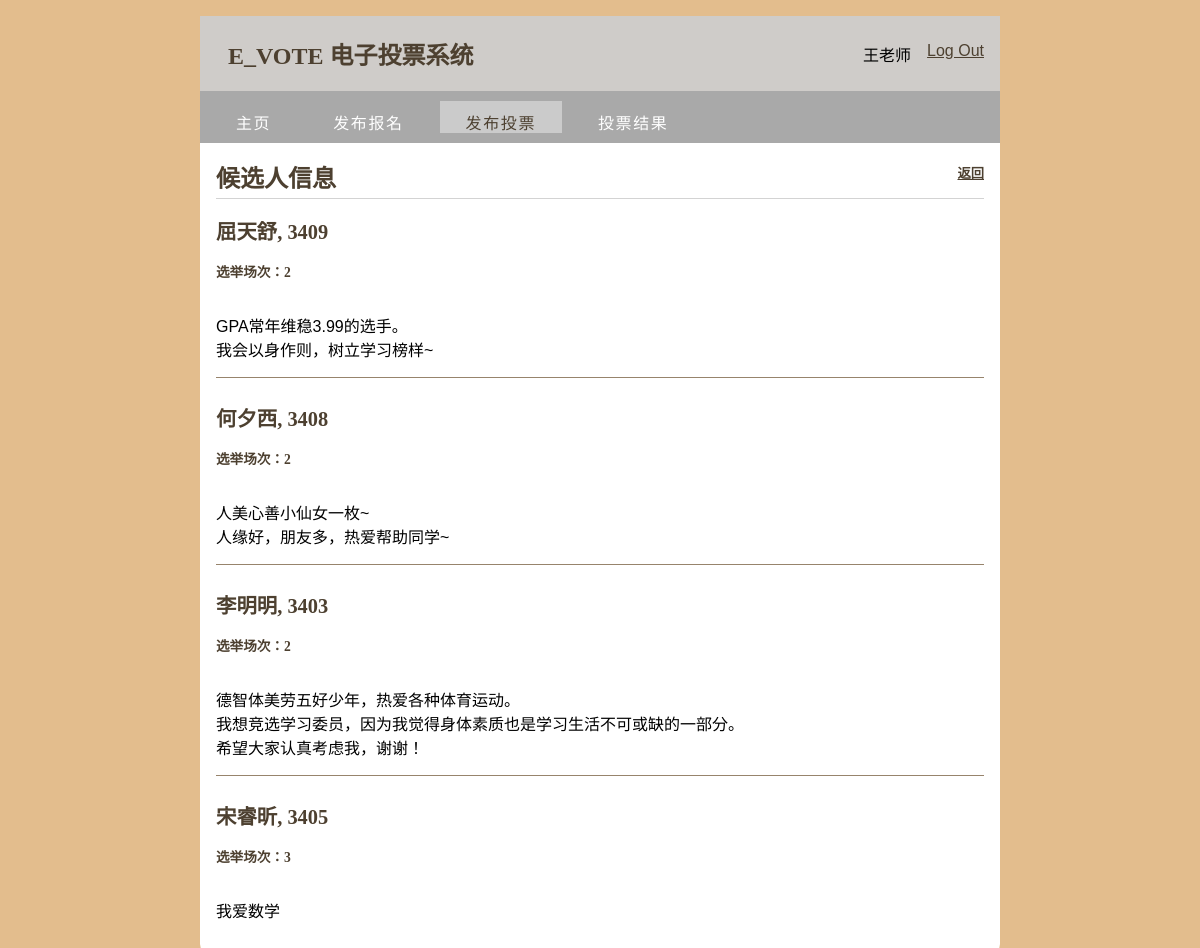
Page /admin/candidate (signed in) on the committed database.
### tables this page shows
CREATE TABLE admin(
  id INTEGER PRIMARY KEY AUTOINCREMENT,
  username TEXT UNIQUE NOT NULL,
  password TEXT NOT NULL,
  admin_id INTEGER UNIQUE NOT NULL,
  realname TEXT NOT NULL
);

CREATE TABLE candidate_list(
  id INTEGER PRIMARY KEY AUTOINCREMENT,
  election_number INTEGER NOT NULL,
  candidate_id INTEGER NOT NULL,
  candidate_name TEXT NOT NULL,
  discription TEXT,
  calcu_id INTEGER,
  FOREIGN KEY (election_number) REFERENCES election_info (info_id),
  FOREIGN KEY (candidate_id) REFERENCES user (user_id),
  FOREIGN KEY (candidate_name) REFERENCES user (realname)
);

### e_vote/admin.py (the view)
@bp.route('/candidate')
def candidate():
    db = get_db()
    posts = db.execute(
        'SELECT candidate_id, candidate_name, discription, election_number'
        ' FROM candidate_list'
    ).fetchall()
    return render_template('admin/candidate.html', posts=posts)

### e_vote/auth.py (called while the page is built)
@bp.before_app_request
def load_logged_in_user():
    user_id = session.get('user_id')
    admin_id = session.get('admin_id')
    if user_id is None:
        g.user = get_db().execute(
            'SELECT * FROM admin WHERE id = ?', (admin_id,)
        ).fetchone()
    elif admin_id is None:
        g.user = get_db().execute(
            'SELECT * FROM user WHERE id = ?', (user_id,)
        ).fetchone()
    else:
        g.user=None

### e_vote/db.py (called while the page is built)
def get_db():
    if 'db' not in g:
        g.db=sqlite3.connect(
            current_app.config['DATABASE'],
            detect_types=sqlite3.PARSE_DECLTYPES
        )
        g.db.row_factory=sqlite3.Row
    return g.db

### e_vote/templates/admin/candidate.html
{% extends 'base.html' %}
{% block menu %}
  <ul id="menu">
    <li><a href="{{ url_for('admin.admin_home') }}">主页</a></li>
    <li><a href="{{ url_for('admin.election_register') }}">发布报名</a></li>
    <li class="selected"><a href="{{ url_for('admin.push_vote') }}">发布投票</a></li>
    <li><a href="another_page.html">投票结果</a></li>
  </ul>
{% endblock %}
{% block header %}
  <h1>{% block title %}候选人信息{% endblock %}</h1>
  <h5><a href="{{ url_for('admin.push_vote') }}">返回</a></h5>
{% endblock %}
{% block content %}
  {% for candidate_list in posts %}
    <article class="post">
      <header>
        <div>
          <h1>{{ candidate_list['candidate_name'] }}, {{ candidate_list['candidate_id'] }}</h1>
          <h4>选举场次：{{ candidate_list['election_number'] }}</h4>
        </div>
      </header>
      <p class="body">{{ candidate_list['discription'] }}</p>
    </article>
    {% if not loop.last %}
      <hr>
    {% endif %}
  {% endfor %}
{% endblock %}

### e_vote/templates/base.html (shortened to what this page needs)
<!DOCTYPE html>
<html lang="en">
<link rel="stylesheet" href="{{ url_for('static', filename='style.css') }}">
<nav>
  <h1>E_VOTE 电子投票系统</h1>
  <ul>
    {% if g.user %}
      <li><span>{{ g.user['username'] }}</span>
      <li><a href="{{ url_for('auth.logout') }}">Log Out</a>
    {% else %}
      <li><a href="{{ url_for('auth.register') }}">Register</a>
      <li><a href="{{ url_for('auth.login') }}">Log In</a>
    {% endif %}
  </ul>
</nav>
<div id="menubar">
  {% block menu %}{% endblock %}
</div>
<section class="content">
  <header>
    {% block header %}{% endblock %}
  </header>
  {% block content %}{% endblock %}
</section>
</html>

### e_vote/static/style.css (style rules this page uses)
html { font-family: arial; background: #e3bd8d; padding: 1rem; }
h1, h2, h3, h4, h5, h6 { font-family: "微软雅黑"; color: #4d4030; margin: 1rem 0; }
a { color: #4d4030; }
hr { border: none; border-top: 1px solid #97846c; }
nav { background: #cfccc9; display: flex; align-items: center; padding: 0 0.5rem; }
nav h1 { flex: auto; margin: 20px; color: #4d4030; }
nav ul { display: flex; list-style: none; margin: 0; padding: 0; }
nav ul li a, nav ul li span, header .action { display: block; padding: 0.5rem; }
div#menubar { margin-left: auto; margin-right: auto; max-width: 800px; height: 52px; padding: 0; background: darkgray; }
div ul#menu, div ul#menu li { float: left; margin: 0; padding: 0; }
div ul#menu li { list-style: none; }
div ul#menu li a { letter-spacing: 0.1em; font: normal 100% arial, sans-serif; display: block; float: left; height: 17px; margin: 10px 0 0 10px; padding: 9px 26px 6px 26px; text-align: center; color: #FFF; text-transform: uppercase; text-decoration: none; background: transparent; }
ul#menu li a:hover, ul#menu li.selected a, ul#menu li.selected a:hover { color: #4d4030; background: transparent url(transparent_light.png) repeat; }
.content { padding: 0 1rem 1rem; }
.content > header { border-bottom: 1px solid lightgray; display: flex; align-items: flex-end; }
.content > header h1 { flex: auto; margin: 1rem 0 0.25rem 0; }
.post > header { display: flex; align-items: flex-end; font-size: 0.85em; }
.post > header > div:first-of-type { flex: auto; }
.post > header h1 { font-size: 1.5em; margin-bottom: 0; }
.post .body { white-space: pre-line; }
.content:last-child { margin-bottom: 0; }

### rows in the picture
admin: user.username "王老师"
candidate_list: candidate_name "屈天舒", candidate_id "3409", election_number "2", discription "GPA常年维稳3.99的选手。 我会以身作则，树立学习榜样~"
candidate_list: candidate_name "何夕西", candidate_id "3408", election_number "2", discription "人美心善小仙女一枚~ 人缘好，朋友多，热爱帮助同学~"
candidate_list: candidate_name "李明明", candidate_id "3403", election_number "2", discription "德智体美劳五好少年，热爱各种体育运动。 我想竞选学习委员，因为我觉得身体素质也是学习生活不可或缺的一部分。 希望大家认真考虑我，谢谢！"
candidate_list: candidate_name "宋睿昕", candidate_id "3405", election_number "3", discription "我爱数学"
